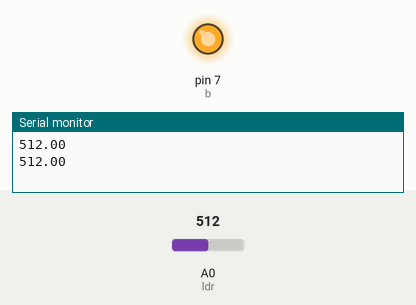
This sketch was run on a simulated Arduino Uno, built with avr-gcc and run on an emulated ATmega328P. Parts: output pins drawn as LEDs (lit = HIGH), the last lines printed to the serial monitor. The test bench sets the inputs (shaded band); at power-on: A0 (ldr) = 512.

Above: at 1.8 s.
1.9 s: A0 (ldr) set to 43
3.4 s: A0 (ldr) set to 38
At 5.0 s:
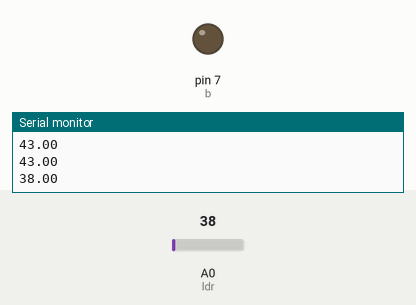
5.5 s: A0 (ldr) set to 122
At 6.5 s:
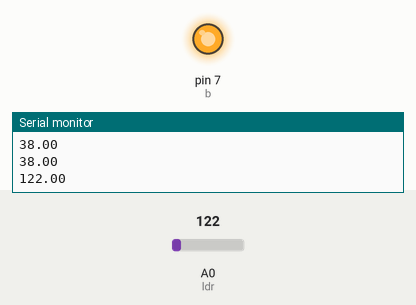
7.5 s: A0 (ldr) set to 30
At 9.3 s:
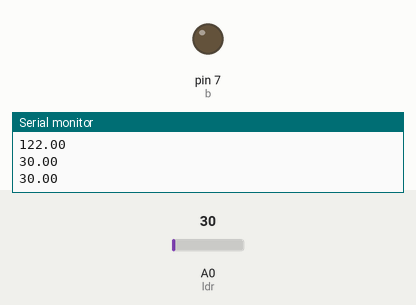
Timing chart, 0 to 10.5 s (numbered marks = the images above; inputs shaded):
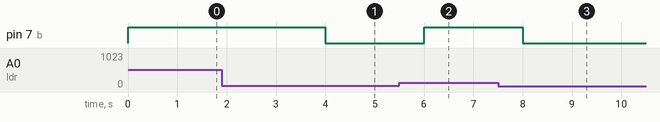

The sketch:

ledsensor.ino
```cpp
 int ldr=A0;//Light dependent resistor is given to A0
 int b=7; //Led is connected to digital 7
void setup() {
     pinMode(ldr,INPUT);
     pinMode(b,OUTPUT);
     Serial.begin(9600);

}

void loop() {

float a=analogRead(ldr);

if(a>40)
{
digitalWrite(b,HIGH);
Serial.println(a);
delay(1000);}
else
{
digitalWrite(b,LOW);
Serial.println(a);
delay(1000);}
}
```

Measured:
- the behaviour switches between 41 and 40 on A0 (ldr) (found by bisection; images 0 and 1)
- after the input at 3.4 s, pin 7 (b): HIGH → LOW after 0.60 s
- after the input at 5.5 s, pin 7 (b): LOW → HIGH after 0.50 s
- after the input at 7.5 s, pin 7 (b): HIGH → LOW after 0.50 s
